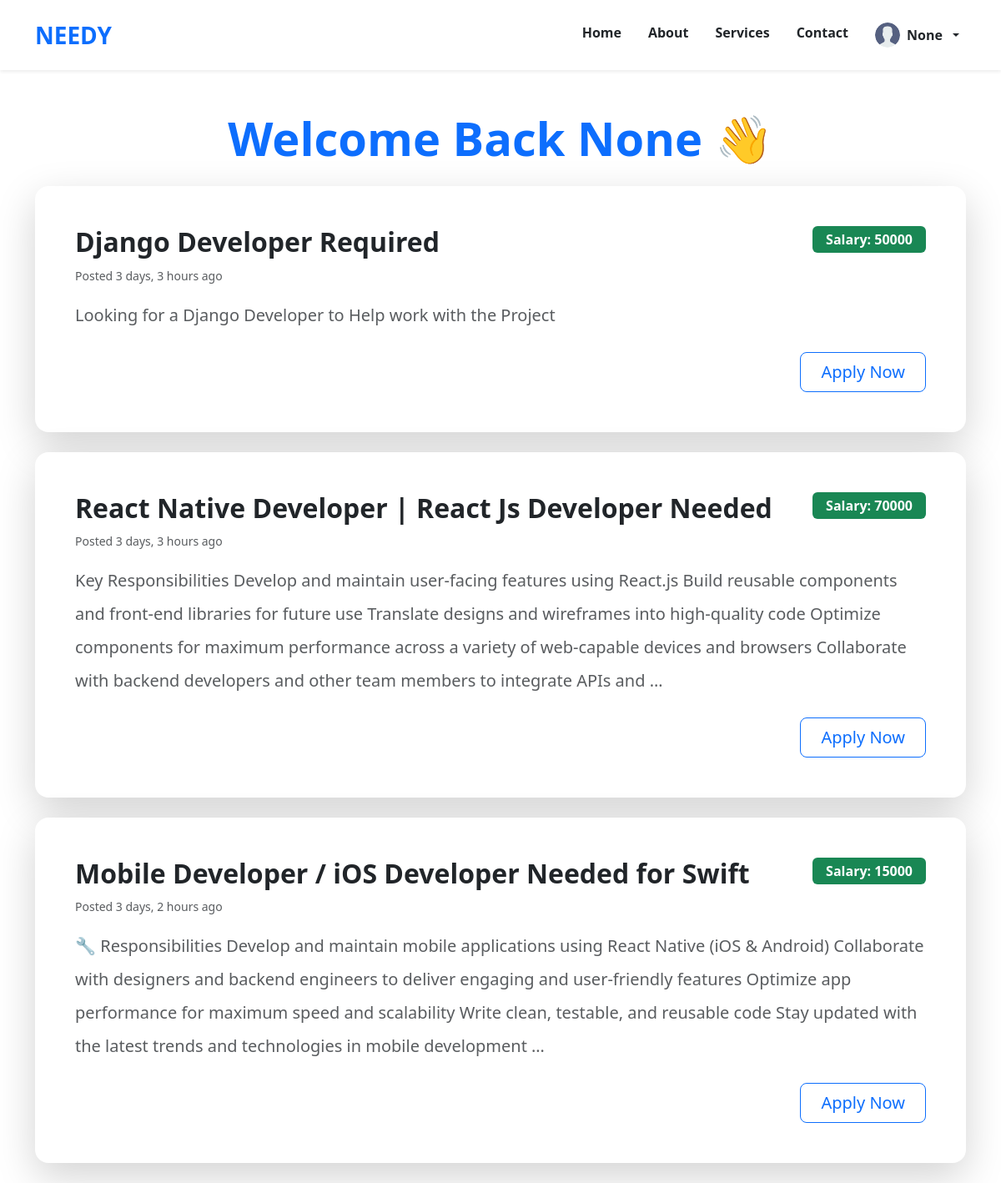
/ (signed in), run on the app's committed database.
### lazarus/models.py (models this page shows)
class User(AbstractUser):
    headline = models.CharField(max_length=255, blank=True)
    name = models.CharField(max_length=200,null=True)
    email = models.EmailField(unique=True, null=True)
    bio = models.TextField(null=True)
    avatar = models.ImageField(null=True,default='avatar.svg')
    skills = models.ManyToManyField('Skill', null=True)
    groups = models.ManyToManyField(
        'auth.Group',
        related_name='custom_user_set',
        blank=True
    )
    user_permissions = models.ManyToManyField(
        'auth.Permission',
        related_name='custom_user_permissions_set',
        blank=True
    )

class JobPosting(models.Model):
    title = models.TextField(max_length=200,null=True)
    created = models.DateTimeField(auto_now_add=True)
    company = models.CharField(max_length=100,null= True)
    jobtype = models.CharField(max_length=100,null=True)
    salary = models.IntegerField(null=True)
    location = models.CharField(max_length=200,null=True)
    required_skills = models.ManyToManyField(Skill, blank=True)
    description = models.TextField(max_length=3000,null=True)
    appliedusers = models.ManyToManyField(User,null=True)

### lazarus/views.py (the view)
# urls.py: path('',views.Homeview  , name = "homeview"),
@login_required(login_url='login')
def Homeview(request):
    jobs = JobPosting.objects.all()
    return render(request, template_name='lazarus/home.html', context={'jobs': jobs})

### lazarus/templates/lazarus/home.html
{% include 'index.html' %}
<body>
<h1 class="text-center mt-5 mb-4 fw-bold display-4 text-primary">
  Welcome Back {{ request.user.name }} 👋
</h1>
{% for job in jobs %}
<div class="container my-4">
  <div class="card border-0 shadow-lg rounded-4">
    <div class="card-body p-5">
      <div class="d-flex justify-content-between align-items-start mb-3">
        <div>
          <h2 class="card-title text-dark fw-bold">{{ job.title }}</h2>
          <small class="text-muted">Posted {{ job.created|timesince }} ago</small>
        </div>
        <span class="badge bg-success fs-6 px-3 py-2">Salary: {{ job.salary }}</span>
      </div>
      <p class="card-text text-muted fs-5 lh-lg">{{ job.description|truncatewords:50 }}</p>
      <div class="text-end mt-4">
        <a href="{% url 'Jobview' job.id %}" class="btn btn-outline-primary btn-lg px-4">
          Apply Now
        </a>
      </div>
    </div>
  </div>
</div>
{% endfor %}
</body>

### templates/index.html (shortened to what this page needs)
<!DOCTYPE html>
<html lang="en">
<head>
  <link
    href="https://cdn.jsdelivr.net/npm/bootstrap@5.3.3/dist/css/bootstrap.min.css"
    rel="stylesheet"
  />
</head>
<body>
  <nav class="navbar navbar-expand-lg navbar-light bg-white shadow-sm py-3">
    <div class="container">
      <a class="navbar-brand fw-bold text-primary fs-3" href="{% url 'homeview' %}">NEEDY</a>
      <div class="collapse navbar-collapse" id="navbarNav">
        <ul class="navbar-nav ms-auto gap-3">
          <li class="nav-item">
            <a class="nav-link active fw-semibold text-dark" aria-current="page" href="#">Home</a>
          </li>
          <li class="nav-item">
            <a class="nav-link fw-semibold text-dark" href="#">About</a>
          </li>
          <li class="nav-item">
            <a class="nav-link fw-semibold text-dark" href="#">Services</a>
          </li>
          <li class="nav-item">
            <a class="nav-link fw-semibold text-dark" href="#">Contact</a>
          </li>
          {% if request.user.is_authenticated %}
          <li class="nav-item dropdown">
            <a class="nav-link dropdown-toggle d-flex align-items-center gap-2 fw-semibold text-dark"
               href="#" id="navbarDropdown" role="button" data-bs-toggle="dropdown" aria-expanded="false">
              <img src="{{ request.user.avatar.url }}"
                   alt="Avatar"
                   class="rounded-circle"
                   width="30"
                   height="30" />
              {{ request.user.first_name|default:request.user.name }}
            </a>
          </li>
          {% endif %}
        </ul>
      </div>
    </div>
  </nav>
</body>
</html>

### data on the page
User: user.avatar (placeholder picture), user.first_name "None", user.name "None"
JobPosting: title "Django Developer Required", created "3 days, 3 hours", salary "50000", description "Looking for a Django Developer to Help work with the Project"
JobPosting: title "React Native Developer | React Js Developer Needed", created "3 days, 3 hours", salary "70000", description "Key Responsibilities Develop and maintain user-facing features using React.js Build reusable components and front-end libraries for future use Translate designs and wireframes into high-quality code Optimize components for maximum performance across a variety of web-capable devices and browsers Collaborate with backend developers and other team members to integrate APIs and …"
JobPosting: title "Mobile Developer / iOS Developer Needed for Swift", created "3 days, 2 hours", salary "15000", description "🔧 Responsibilities Develop and maintain mobile applications using React Native (iOS & Android) Collaborate with designers and backend engineers to deliver engaging and user-friendly features Optimize app performance for maximum speed and scalability Write clean, testable, and reusable code Stay updated with the latest trends and technologies in mobile development …"
